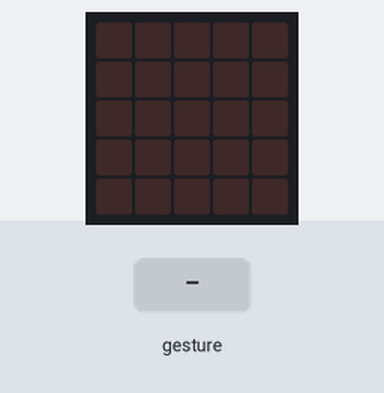
The program below on a simulated BBC micro:bit running MicroPython. Shown: the board's 5×5 LED display. Inputs (shaded band) come from the test bench. Random numbers come from a fixed seed; a tilt is held for 1.5 s and a shake lasts 1 s, then the board lies face up again.

Above: at 1.2 s.
1.3 s: gesture 'shake'
At 3.0 s:
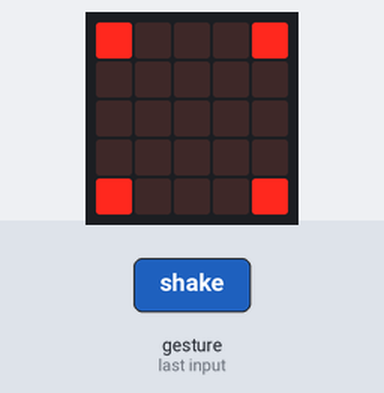
3.3 s: gesture 'shake'
At 4.8 s:
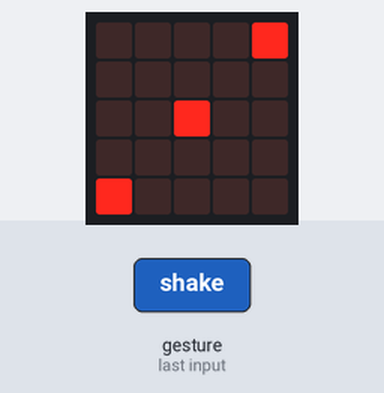
5.3 s: gesture 'shake'
At 6.3 s:
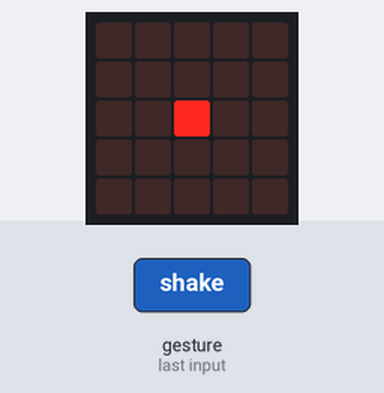
7.3 s: gesture 'shake'
At 9.0 s:
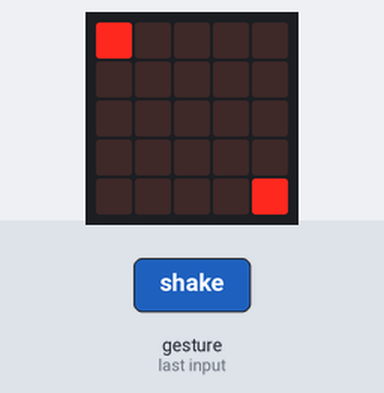
Timing chart, 0 to 10.3 s (numbered marks = the images above; inputs shaded):
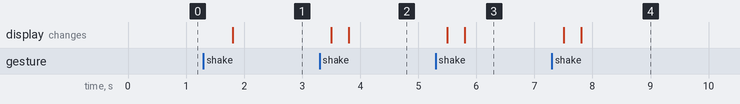

The program:

Roll_the_Dice.py
```python
from microbit import *
import random


DICE = [Image('00000:''00000:''00900:''00000:''00000:'),Image('90009:''00000:''00000:''00000:''90009:'),Image('90000:''00000:''00000:''00000:''00009:'),Image('90009:''00000:''00900:''00000:''90009:'),Image('00009:''00000:''00900:''00000:''90000:'),Image('90009:''00000:''90009:''00000:''90009:')]

while True:
  if accelerometer.was_gesture("shake"):
    display.clear()
    sleep(300)

    display.show(random.choice(DICE))
    
```

Measured:
- after the input at 1.3 s, the display: changes after 0.50 s (image 1)
- after the input at 3.3 s, the display: first changes after 0.20 s (image 2 shows a later state)
- after the input at 5.3 s, the display: first changes after 0.20 s (image 3 shows a later state)
- after the input at 7.3 s, the display: first changes after 0.20 s (image 4 shows a later state)
